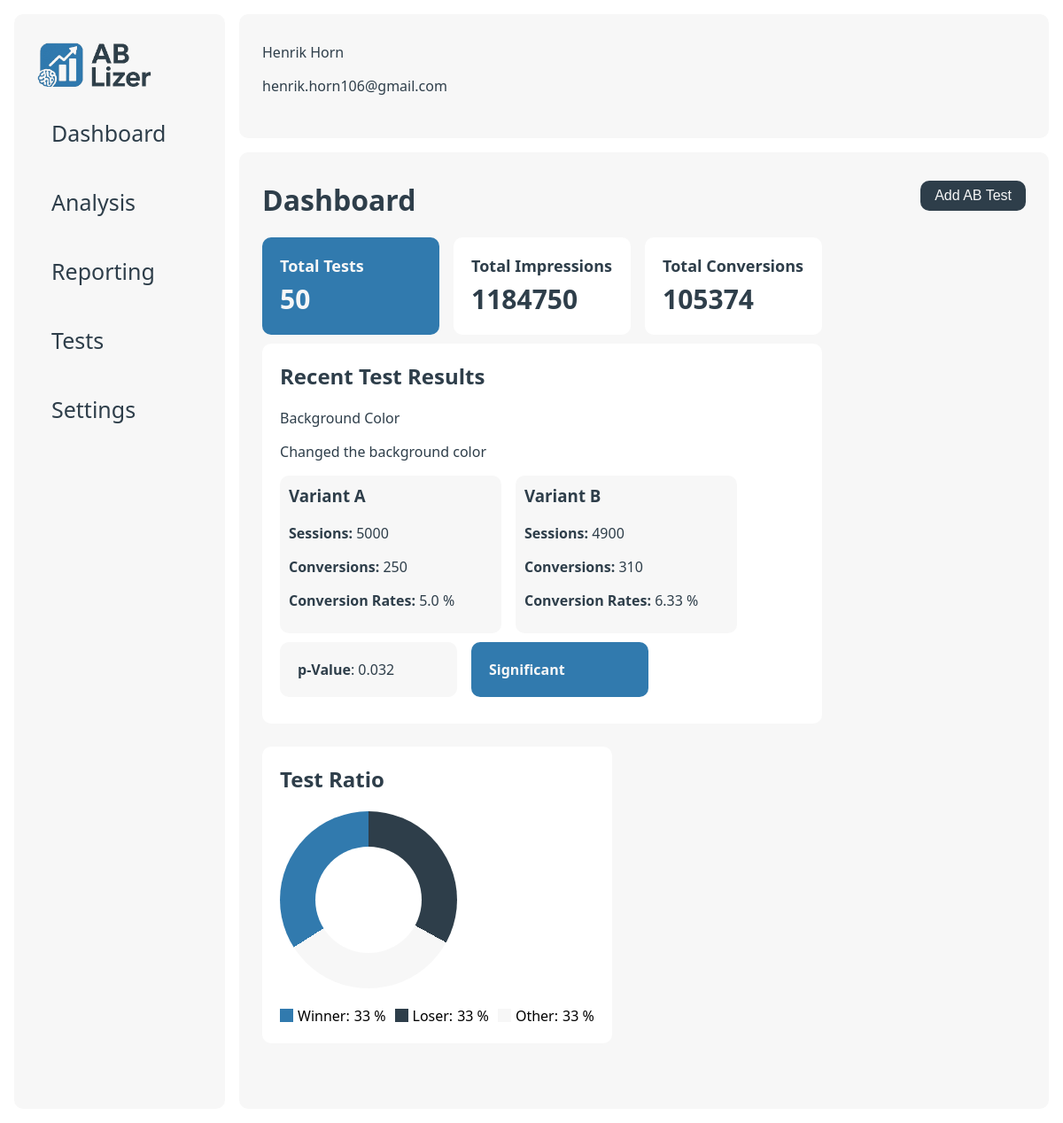
The page / on the database its author committed.
### data/models.py (models this page shows)
class users(db.Model):
    __tablename__ = 'users'
    id = db.Column(db.Integer, primary_key=True)
    company_id = db.Column(db.Integer, db.ForeignKey('companies.id'), nullable=False)
    name = db.Column(db.String(255), nullable=False)
    email = db.Column(db.String(255), nullable=False)

class ab_tests(db.Model):
    __tablename__ = 'ab_tests'
    id = db.Column(db.Integer, primary_key=True)
    company_id = db.Column(db.Integer, db.ForeignKey('companies.id'), nullable=False)
    name = db.Column(db.String(255), nullable=False)
    description = db.Column(db.Text, nullable=False)
    metric = db.Column(db.String(255), nullable=False)
    created_at = db.Column(db.DateTime, nullable=False)
    __repr__ = lambda self: f'<Ab_Test {self.id}>'
    __str__ = lambda self: f'{self.id}'

class variants(db.Model):
    __tablename__ = 'variants'
    id = db.Column(db.Integer, primary_key=True)
    test_id = db.Column(db.Integer, db.ForeignKey('ab_tests.id'), nullable=False)
    name = db.Column(db.String(255), nullable=False)
    impressions = db.Column(db.Integer, nullable=False)
    conversions = db.Column(db.Integer, nullable=False)
    conversion_rate = db.Column(db.Float, nullable=False)
    __repr__ = lambda self: f'<Variant {self.id}>'
    __str__ = lambda self: f'{self.id}'

class reports(db.Model):
    __tablename__ = 'reports'
    id = db.Column(db.Integer, primary_key=True)
    test_id = db.Column(db.Integer, db.ForeignKey('ab_tests.id'), nullable=False)
    p_value = db.Column(db.Float, nullable=False)
    summary = db.Column(db.Text, nullable=False)
    significance = db.Column(db.Boolean, nullable=False)
    ai_recommendation = db.Column(db.Text, nullable=False)
    created_at = db.Column(db.DateTime, nullable=False, default=db.func.now())
    __repr__ = lambda self: f'<Report {self.id}>'
    __str__ = lambda self: f'{self.id}'

### app.py (the view)
@app.route("/")
def home_page():
    user = db_manager.get_user(1)
    total_tests = len(db_manager.get_ab_tests())
    total_variants = db_manager.get_all_variants()
    total_impressions = 0
    total_conversions = 0
    for variant in total_variants:
        total_impressions += variant.impressions
        total_conversions += variant.conversions
    test = db_manager.get_recent_test()
    variants = db_manager.get_variants(test[0].id)
    report = db_manager.get_report(test[0].id)
    return render_template("index.html",
                           user=user,
                           total_tests=total_tests,
                           total_impressions=total_impressions,
                           total_conversions=total_conversions,
                           test=test,
                           variants=variants,
                           report=report
                           )

### data/db_manager.py (called while the page is built)
    def get_ab_tests(self):
        return ab_tests.query.all()

    def get_recent_test(self):
        return ab_tests.query.order_by(ab_tests.created_at.desc()).limit(1).all()

    def get_all_variants(self):
        return variants.query.all()

    def get_variants(self, test_id):
        return variants.query.filter_by(test_id=test_id).all()

    def get_report(self, test_id):
        return reports.query.filter_by(test_id=test_id).first()

    def get_user(self, user_id):
        return users.query.filter_by(id=user_id).first()

### templates/index.html (shortened to what this page needs)
{% extends "base.html" %}
{% block content %}
    <div class="hero">
        <h1>Dashboard</h1>
        <button class="btn" id="addTestBtn">Add AB Test</button>
    </div>
    <div class="col-wrapper">
        <div class="col-1">
            <div class="card-wrapper">
                <div class="card accent">
                    <h2 class="card-title">Total Tests</h2>
                    <p class="card-value">{{ total_tests }}</p>
                </div>
                <div class="card">
                    <h2 class="card-title">Total Impressions</h2>
                    <p class="card-value">{{ total_impressions }}</p>
                </div>
                <div class="card">
                    <h2 class="card-title">Total Conversions</h2>
                    <p class="card-value">{{ total_conversions }}</p>
                </div>
            </div>
            <div class="card big">
                <h2>Recent Test Results</h2>
                <p>{{ test[0].name }}</p>
                <p>{{ test[0].description }}</p>
                {% if variants != [] %}
                    <div class="col-wrapper">
                        {% for variant in variants %}
                            <div class="test-card">
                                <h3>{{ variant.name }}</h3>
                                <p><strong>Sessions:</strong> {{ variant.impressions }}</p>
                                <p><strong>Conversions:</strong> {{ variant.conversions }}</p>
                                <p><strong>Conversion Rates:</strong> {{ variant.conversion_rate }} %</p>
                            </div>
                        {% endfor %}
                    </div>
                    <div class="col-wrapper">
                        <div class="card secondary">
                            <p><strong>p-Value</strong>: {{ report.p_value }}</p>
                        </div>
                        {% if report.significance %}
                            <div class="card accent">
                                <p><strong>Significant</strong></p>
                            </div>
                        {% else %}
                            <div class="card secondary">
                                <p><strong>Not Significant</strong></p>
                            </div>
                        {% endif %}
                    </div>
                {% else %}
                    <button class="btn" id="addVariantBtn">Add Variants</button>
                {% endif %}
            </div>
        </div>
        <div class="col-2">
            <div class="card big">
                <h2>Test Ratio</h2>
                <div class="pie hollow"></div>
                <div class="legend">
                    <div class="legend-item">
                        <div class="legend-color">
                            <div class="winner"></div>
                        </div>
                        <span>Winner:</span>
                        <span>33 %</span>
                    </div>
                    <div class="legend-item">
                        <div class="legend-color">
                            <div class="loser"></div>
                        </div>
                        <span>Loser:</span>
                        <span>33 %</span>
                    </div>
                    <div class="legend-item">
                        <div class="legend-color">
                            <div class="na"></div>
                        </div>
                        <span>Other:</span>
                        <span>33 %</span>
                    </div>
                </div>
            </div>
        </div>
    </div>
{% endblock %}

### templates/base.html (shortened to what this page needs)
<!DOCTYPE html>
<html lang="en">
<head>
    <link href="{{ url_for('static', filename='style.css') }}" rel="stylesheet">
</head>
<body>
<div class="main-wrapper">
    <div class="sidenav" id="mySidenav">
        <div class="sidenav-container">
            <a class="logo" href="/"><img src="{{ url_for('static', filename='logo_ab-lizer.png') }}" height="50px"></a>
            <a href="/">
                <div class="tab">Dashboard</div>
            </a>
            <a href="#">
                <div class="tab">Analysis</div>
            </a>
            <a href="#">
                <div class="tab">Reporting</div>
            </a>
            <a href="/tests/{{ user.id }}">
                <div class="tab">Tests</div>
            </a>
            <a href="/settings/{{ user.id }}">
                <div class="tab">Settings</div>
            </a>
        </div>
    </div>
    <div class="wrapper">
        <nav>
            <div class="container">
                <p>{{ user.name }}</p>
                <p>{{ user.email }}</p>
            </div>
        </nav>
        <main class="container">
            {% block content %}{% endblock %}
        </main>
    </div>
</div>
</body>
</html>

### static/style.css (style rules this page uses)
:root { --primary: #2E3E4A; --secondary: #F7F7F7; --accent: #317AAE; --gradient: linear-gradient(180deg, rgba(25, 82, 133, 1) 0%, rgba(49, 122, 174, 1) 100%); --danger: #ef4444; --bg: #ffffff; --radius: 10px; --shadow: 0 2px 8px rgba(30, 41, 59, 0.06); --font-primary: 'Segoe UI', 'Roboto', Arial, sans-serif; }
* { box-sizing: border-box; }
body { font-family: var(--font-primary); background: var(--bg); margin: 0; padding: 0; }
nav { background: var(--bg); }
main { overflow-y: scroll; }
p { color: var(--primary); }
h1, h2, h3, h4, h5, h6, p { margin-top: 0; color: var(--primary); }
a { color: var(--primary); text-decoration: none; }
.hero { display: flex; justify-content: space-between; align-items: flex-start; }
.main-wrapper { display: flex; padding: 16px; }
.wrapper { width: 100%; height: 100vh; padding-left: 16px; align-self: stretch; gap: 16px; display: flex; flex-direction: column; }
.container { padding: 32px 26px; background: var(--secondary); border-radius: var(--radius); height: 100%; }
.logo { font-size: 1.5rem; font-weight: bold; text-decoration: none; }
button { padding: 8px 16px; border: none; border-radius: var(--radius); font-size: 1rem; cursor: pointer; background: var(--primary); color: var(--secondary); }
.sidenav { width: 300px; background-color: var(--bg); position: static; height: 100vh; overflow-x: hidden; }
.sidenav a { color: var(--primary); text-decoration: none; font-size: 25px; display: block; }
.sidenav .tab { padding: 16px 16px; color: var(--primary); text-decoration: none; font-size: 25px; display: block; transition: 0.3s; border-radius: var(--radius); }
.sidenav-container { display: flex; flex-direction: column; gap: 12px; background-color: var(--secondary); border-radius: var( --radius); padding: 32px 26px; height: 100%; }
.card-wrapper { display: flex; gap: 16px; }
.card { border-radius: var( --radius); padding: 20px; margin-bottom: 10px; width: 200px; background-color: #ffffff; }
.card.secondary { background: var(--secondary); }
.secondary p { margin-bottom: 0; }
.card.accent { background: var(--accent); }
.accent p { color: var(--secondary); margin-bottom: 0; }
.accent h2 { color: var(--secondary); }
.card.big { width: 100%; }
.card-title { font-size: 18px; margin-bottom: 5px; }
.card-value { font-size: 30px; font-weight: bold; margin: 0; }
.col-wrapper { display: flex; gap: 16px; flex-wrap: wrap; flex-grow: 0; flex-direction: row; }
.pie { height: 200px; width: 200px; border-radius: 50%; background: conic-gradient( var(--primary) 0% 33%, var(--secondary) 33% 66%, var(--accent) 66% 100% ); }
.pie.hollow { display: flex; justify-content: center; align-items: center; }
.pie.hollow::after { content: ''; position: sticky; height: 120px; width: 120px; border-radius: 50%; background-color: #FFFFFF; }
.test-card { min-width: 250px; border-radius: var( --radius); padding: 10px; margin-bottom: 10px; background-color: var(--secondary); }
.legend { margin-top: 20px; display: flex; gap: 10px; }
.legend-item { display: flex; align-items: center; gap: 5px; }
.legend-color { width: 15px; height: 15px; border-radius: 50%; }
.winner { width: 100%; height: 100%; background-color: var(--accent); }
.loser { width: 100%; height: 100%; background-color: var(--primary); }
.na { width: 100%; height: 100%; background-color: var(--secondary); }

### rows shown on the page
users: name "Henrik Horn", email "henrik.horn106@gmail.com"
ab_tests: name "Background Color", description "Changed the background color"
variants: name "Variant A", impressions "5000", conversions "250", conversion_rate "5.0"
variants: name "Variant B", impressions "4900", conversions "310", conversion_rate "6.33"
reports: p_value "0.032"

### other values the page prints
{{ total_tests }} "50"
{{ total_impressions }} "1184750"
{{ total_conversions }} "105374"
